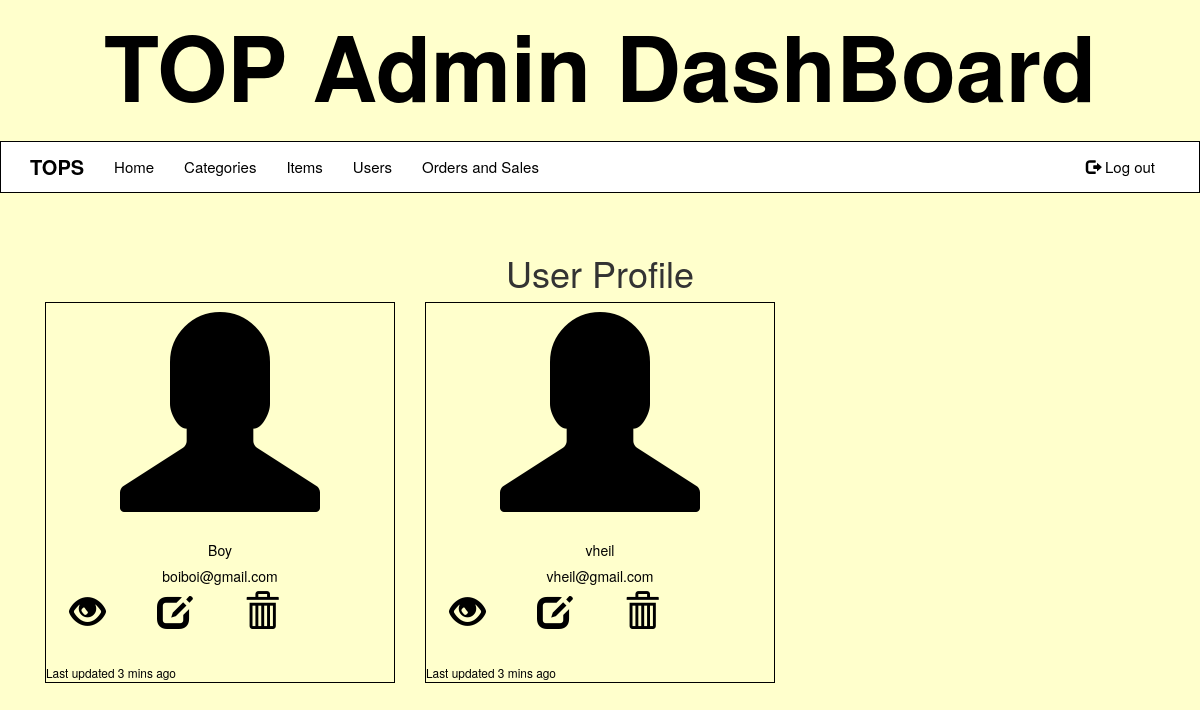
Page /user_profile.php (signed in) on the committed database.
### tables this page shows
CREATE TABLE `users` (
  `id` int(11) NOT NULL,
  `name` varchar(255) NOT NULL,
  `role` varchar(255) NOT NULL,
  `email` varchar(255) NOT NULL,
  `password` varchar(255) NOT NULL,
  `home_address` varchar(255) NOT NULL,
  `alternative_address` varchar(255) NOT NULL,
  `mobile_number` varchar(255) NOT NULL,
  `credit_card_no` varchar(255) NOT NULL
);

### user_profile.php (the view, shortened to what this page needs)
<?php
include "navbar.php";
?>
	<div class="container">
		<h1 style="text-align: center;">User Profile</h1>
		<?php
		include 'db_config.php';
		$sql = "SELECT * FROM users";
		$result = mysqli_query($conn, $sql);
		$data = "";
              if(mysqli_num_rows($result) > 0){
                while($row = mysqli_fetch_assoc($result)){
                  $name = $row["name"];
                  $email = $row["email"];
                  $data .= "<div class='col-md-6 col-lg-4'>
      <div class='card-deck'>
     <div class='card'>
     <a href='user_profile.php'><span class='glyphicon glyphicon-user'></span></a>
    <div class='card-body'>
      <h5 class='card-title'>$name</h5>
      <h5 class='card-title'>$email</h5>
      <a href='viewUser2.php?id=$row[id]&name=$row[name]'<span class='glyphicon glyphicon-eye-open'></span></a>
      <a href='updateUser.php?id=$row[id]'<span class='glyphicon glyphicon-edit'></span></a>
      <a href='delUser.php?id=$row[id]'><span class='glyphicon glyphicon-trash'></span></a>
    </div>
    <div class='card-footer'>
      <small class='text'>Last updated 3 mins ago</small>
    </div>
  </div>
</div>
    </div>";
    }
              }
              echo $data;
            ?>

### trial/css/style.css (style rules this page uses)
body { background: #ffffcc; }
html, body, .carousel, .carousel-inner, .carousel-inner .item { height: 100%; }
.card { color: white; border: 1px solid black; }
.card .glyphicon { display: block; margin-left: auto; margin-right: auto; font-size: 200px; text-align: center; margin-top: 10px; text-decoration-color: black; text-decoration-style: none; list-style-type: none; color: black; text-decoration-line: none; }
.card-body { margin-top: 30px; margin-bottom: 30px; }
.card-body .glyphicon { font-size: 35px; color: black !important; text-decoration: none !important; margin-right: auto; display: inline; padding: 24px; text-align: center; text-decoration-style: none; list-style-type: none; }
.card-title, h5 { text-align: center; color: black; }
.card-footer { color: black; }

### rows in the picture
users: name "Boy", email "boiboi@gmail.com"
users: name "vheil", email "vheil@gmail.com"
